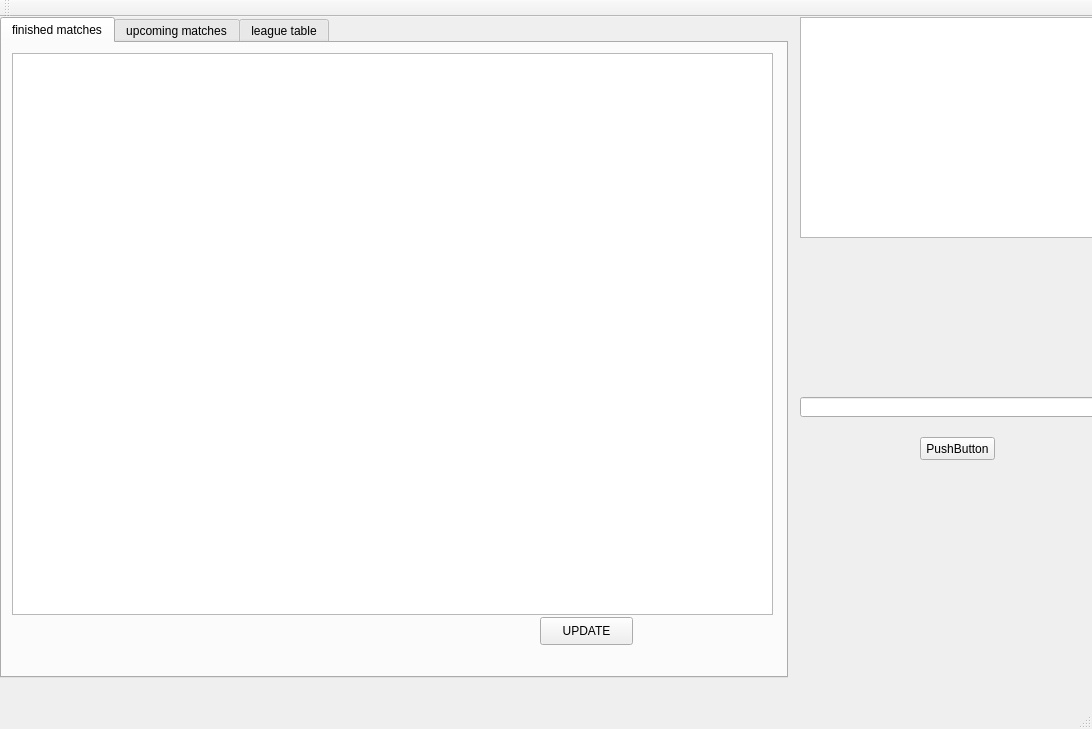
<?xml version="1.0" encoding="UTF-8"?>
<ui version="4.0">
 <class>MainWindow</class>
 <widget class="QMainWindow" name="MainWindow">
  <property name="geometry">
   <rect>
    <x>0</x>
    <y>0</y>
    <width>1092</width>
    <height>729</height>
   </rect>
  </property>
  <property name="windowTitle">
   <string>MainWindow</string>
  </property>
  <widget class="QWidget" name="centralWidget">
   <widget class="QLabel" name="label">
    <property name="geometry">
     <rect>
      <x>310</x>
      <y>540</y>
      <width>47</width>
      <height>13</height>
     </rect>
    </property>
    <property name="text">
     <string/>
    </property>
   </widget>
   <widget class="QTabWidget" name="tabWidget">
    <property name="geometry">
     <rect>
      <x>0</x>
      <y>0</y>
      <width>788</width>
      <height>661</height>
     </rect>
    </property>
    <property name="focusPolicy">
     <enum>Qt::StrongFocus</enum>
    </property>
    <property name="currentIndex">
     <number>0</number>
    </property>
    <widget class="QWidget" name="tab">
     <attribute name="title">
      <string>finished matches</string>
     </attribute>
     <widget class="QTableWidget" name="tableWidget">
      <property name="geometry">
       <rect>
        <x>10</x>
        <y>10</y>
        <width>761</width>
        <height>562</height>
       </rect>
      </property>
      <property name="cursor" stdset="0">
       <cursorShape>ArrowCursor</cursorShape>
      </property>
      <property name="layoutDirection">
       <enum>Qt::LeftToRight</enum>
      </property>
      <property name="textElideMode">
       <enum>Qt::ElideMiddle</enum>
      </property>
      <property name="rowCount">
       <number>0</number>
      </property>
      <attribute name="horizontalHeaderVisible">
       <bool>false</bool>
      </attribute>
      <attribute name="horizontalHeaderDefaultSectionSize">
       <number>150</number>
      </attribute>
      <attribute name="horizontalHeaderMinimumSectionSize">
       <number>60</number>
      </attribute>
      <attribute name="verticalHeaderVisible">
       <bool>false</bool>
      </attribute>
      <attribute name="verticalHeaderDefaultSectionSize">
       <number>80</number>
      </attribute>
     </widget>
    </widget>
    <widget class="QWidget" name="tab_2">
     <attribute name="title">
      <string>upcoming matches</string>
     </attribute>
     <widget class="QTableWidget" name="tableWidget_2">
      <property name="geometry">
       <rect>
        <x>10</x>
        <y>10</y>
        <width>761</width>
        <height>562</height>
       </rect>
      </property>
      <property name="cursor" stdset="0">
       <cursorShape>ArrowCursor</cursorShape>
      </property>
      <property name="layoutDirection">
       <enum>Qt::LeftToRight</enum>
      </property>
      <property name="textElideMode">
       <enum>Qt::ElideMiddle</enum>
      </property>
      <property name="rowCount">
       <number>0</number>
      </property>
      <attribute name="horizontalHeaderVisible">
       <bool>false</bool>
      </attribute>
      <attribute name="horizontalHeaderDefaultSectionSize">
       <number>150</number>
      </attribute>
      <attribute name="horizontalHeaderMinimumSectionSize">
       <number>70</number>
      </attribute>
      <attribute name="verticalHeaderVisible">
       <bool>false</bool>
      </attribute>
      <attribute name="verticalHeaderDefaultSectionSize">
       <number>80</number>
      </attribute>
     </widget>
    </widget>
    <widget class="QWidget" name="tab_3">
     <attribute name="title">
      <string>league table</string>
     </attribute>
     <widget class="QTableWidget" name="tableWidget_3">
      <property name="geometry">
       <rect>
        <x>80</x>
        <y>10</y>
        <width>601</width>
        <height>605</height>
       </rect>
      </property>
      <attribute name="horizontalHeaderVisible">
       <bool>false</bool>
      </attribute>
      <attribute name="verticalHeaderVisible">
       <bool>false</bool>
      </attribute>
     </widget>
    </widget>
   </widget>
   <widget class="QLabel" name="label_2">
    <property name="geometry">
     <rect>
      <x>90</x>
      <y>580</y>
      <width>641</width>
      <height>31</height>
     </rect>
    </property>
    <property name="text">
     <string/>
    </property>
   </widget>
   <widget class="QTextEdit" name="textEdit">
    <property name="geometry">
     <rect>
      <x>800</x>
      <y>0</y>
      <width>311</width>
      <height>221</height>
     </rect>
    </property>
   </widget>
   <widget class="QLineEdit" name="lineEdit">
    <property name="geometry">
     <rect>
      <x>800</x>
      <y>380</y>
      <width>341</width>
      <height>20</height>
     </rect>
    </property>
   </widget>
   <widget class="QPushButton" name="pushButton">
    <property name="geometry">
     <rect>
      <x>920</x>
      <y>420</y>
      <width>75</width>
      <height>23</height>
     </rect>
    </property>
    <property name="text">
     <string>PushButton</string>
    </property>
   </widget>
   <widget class="QPushButton" name="pushButton_2">
    <property name="geometry">
     <rect>
      <x>540</x>
      <y>600</y>
      <width>93</width>
      <height>28</height>
     </rect>
    </property>
    <property name="text">
     <string>UPDATE</string>
    </property>
   </widget>
  </widget>
  <widget class="QMenuBar" name="menuBar">
   <property name="geometry">
    <rect>
     <x>0</x>
     <y>0</y>
     <width>1092</width>
     <height>26</height>
    </rect>
   </property>
  </widget>
  <widget class="QToolBar" name="mainToolBar">
   <attribute name="toolBarArea">
    <enum>TopToolBarArea</enum>
   </attribute>
   <attribute name="toolBarBreak">
    <bool>false</bool>
   </attribute>
  </widget>
  <widget class="QStatusBar" name="statusBar"/>
 </widget>
 <layoutdefault spacing="6" margin="11"/>
 <resources/>
 <connections/>
</ui>
